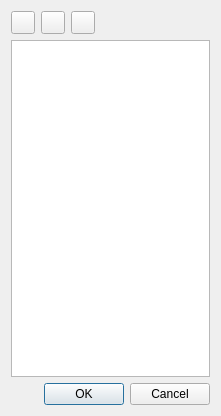
<?xml version="1.0" encoding="UTF-8"?>
<ui version="4.0">
 <class>ValueListInputDialog</class>
 <widget class="QWidget" name="ValueListInputDialog">
  <property name="geometry">
   <rect>
    <x>0</x>
    <y>0</y>
    <width>221</width>
    <height>416</height>
   </rect>
  </property>
  <property name="windowTitle">
   <string>List</string>
  </property>
  <layout class="QVBoxLayout" name="verticalLayout">
   <item>
    <layout class="QHBoxLayout" name="m_toolbarLayout">
     <property name="topMargin">
      <number>0</number>
     </property>
     <item>
      <widget class="QToolButton" name="m_addToolButton">
       <property name="text">
        <string/>
       </property>
       <property name="icon">
        <iconset resource="../../LegacyResources/Resources.qrc">
         <normaloff>:/icons/add.png</normaloff>:/icons/add.png</iconset>
       </property>
      </widget>
     </item>
     <item>
      <widget class="QToolButton" name="m_loadToolButton">
       <property name="text">
        <string/>
       </property>
       <property name="icon">
        <iconset resource="../../LegacyResources/Resources.qrc">
         <normaloff>:/icons/folder_out.png</normaloff>:/icons/folder_out.png</iconset>
       </property>
      </widget>
     </item>
     <item>
      <widget class="QToolButton" name="m_deleteToolButton">
       <property name="text">
        <string/>
       </property>
       <property name="icon">
        <iconset resource="../../LegacyResources/Resources.qrc">
         <normaloff>:/icons/delete_small.png</normaloff>:/icons/delete_small.png</iconset>
       </property>
      </widget>
     </item>
     <item>
      <spacer name="m_toolbarSpacer">
       <property name="orientation">
        <enum>Qt::Horizontal</enum>
       </property>
       <property name="sizeHint" stdset="0">
        <size>
         <width>40</width>
         <height>20</height>
        </size>
       </property>
      </spacer>
     </item>
    </layout>
   </item>
   <item>
    <widget class="QTableWidget" name="m_valueListWidget">
     <property name="sizeAdjustPolicy">
      <enum>QAbstractScrollArea::AdjustIgnored</enum>
     </property>
     <property name="editTriggers">
      <set>QAbstractItemView::NoEditTriggers</set>
     </property>
     <property name="selectionMode">
      <enum>QAbstractItemView::ExtendedSelection</enum>
     </property>
     <property name="selectionBehavior">
      <enum>QAbstractItemView::SelectRows</enum>
     </property>
     <property name="columnCount">
      <number>1</number>
     </property>
     <attribute name="horizontalHeaderVisible">
      <bool>false</bool>
     </attribute>
     <attribute name="horizontalHeaderHighlightSections">
      <bool>false</bool>
     </attribute>
     <attribute name="horizontalHeaderStretchLastSection">
      <bool>true</bool>
     </attribute>
     <attribute name="verticalHeaderVisible">
      <bool>false</bool>
     </attribute>
     <attribute name="verticalHeaderHighlightSections">
      <bool>false</bool>
     </attribute>
     <column/>
    </widget>
   </item>
   <item>
    <widget class="QDialogButtonBox" name="m_buttonBox">
     <property name="standardButtons">
      <set>QDialogButtonBox::Cancel|QDialogButtonBox::Ok</set>
     </property>
    </widget>
   </item>
  </layout>
 </widget>
 <resources>
  <include location="../../LegacyResources/Resources.qrc"/>
 </resources>
 <connections/>
</ui>
